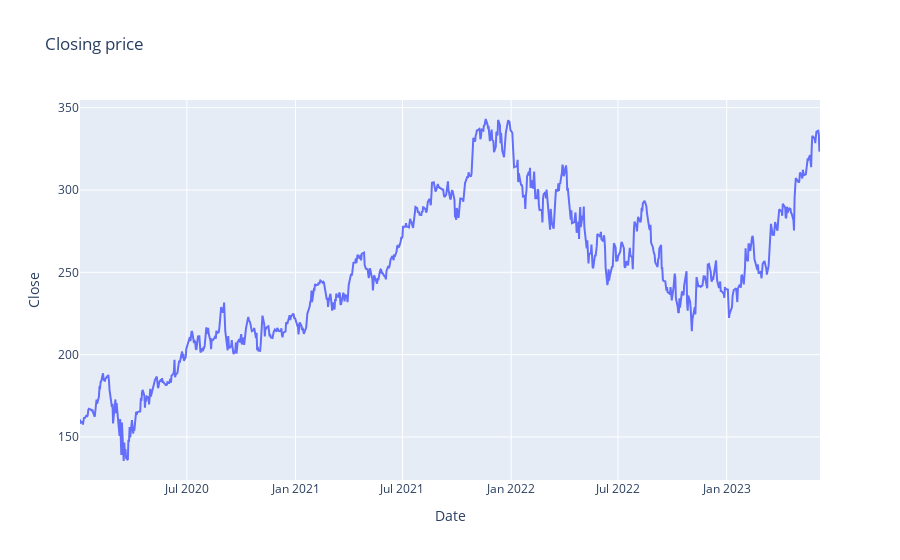

The notebook cell saved with this chart:
### Code cell
## closing price

fig = px.line(df, x = df['Date'], y = df['Close'], title="Closing price")
fig

### Figure 1 — Plotly figure (JSON) as saved in the notebook; plotly's stock layout.template omitted (floating-point values rounded to 4 significant figures; data arrays with more than 128 entries replaced by an {"elided": "..."} marker saying what was removed)
{"data": [{"hovertemplate": "Date=%{x}<br>Close=%{y}<extra></extra>", "legendgroup": "", "line": {"color": "#636efa", "dash": "solid"}, "marker": {"symbol": "circle"}, "mode": "lines", "name": "", "orientation": "v", "showlegend": false, "type": "scatter", "x": {"elided": "865 str values"}, "xaxis": "x", "y": {"elided": "865 float values"}, "yaxis": "y"}], "layout": {"legend": {"tracegroupgap": 0}, "title": {"text": "Closing price"}, "xaxis": {"anchor": "y", "domain": [0, 1], "title": {"text": "Date"}}, "yaxis": {"anchor": "x", "domain": [0, 1], "title": {"text": "Close"}}}}
